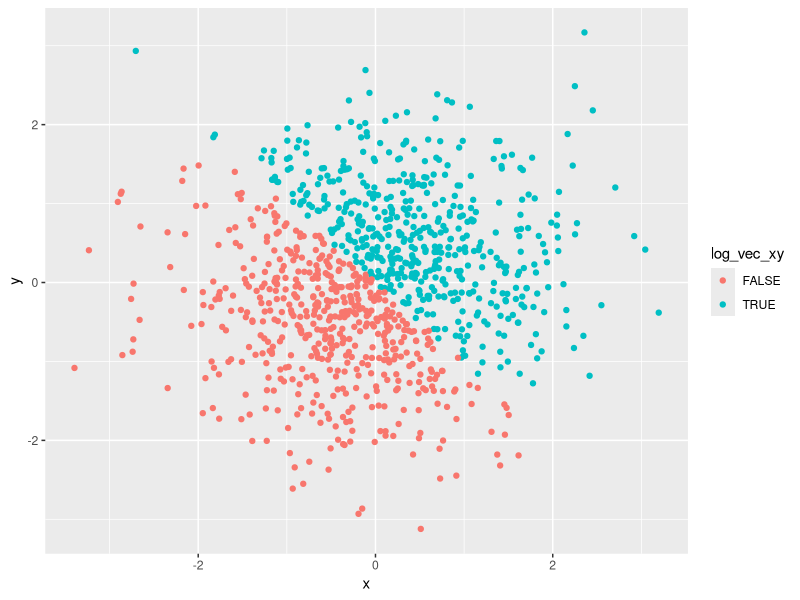

Generate this figure with R:
## ---- chunk 1
knitr::opts_chunk$set(echo = TRUE)
library(tidyverse)
## ---- chunk 2
set.seed(1234)

size10_df = tibble(
  unif_sample = runif(10, 0, 5),
  log_vec_gr2 = c("unif_sample" > 2),
  char_vec_ln10 = c("I", "do", "not", "know", "what", "I", "am", "doing", "right", "now"),
  fact_vec_ln10 = factor(c("one", "two", "three", "one", "one", "three", "two", "two", "two", "three"))
)
## ---- chunk 3
mean(size10_df$log_vec_gr2)
## ---- chunk 4
mean(size10_df$char_vec_ln10)
## ---- chunk 5
mean(size10_df$fact_vec_ln10)
## ---- chunk 6
as.numeric(size10_df$log_vec_gr2)
as.numeric(size10_df$char_vec_ln10)
as.numeric(size10_df$fact_vec_ln10)
## ---- chunk 7
as.numeric(as.factor(size10_df$char_vec_ln10))
as.numeric(as.character(size10_df$fact_vec_ln10))
## ---- chunk 8
set.seed(1234)
norm_1000_df = tibble(
  x = rnorm(1000),
  y = rnorm(1000),
  log_vec_xy = c(x+y > 0),
  num_conversion = as.numeric(log_vec_xy),
  fact_conversion = as.factor(log_vec_xy)
)
## ---- chunk 9
xy_plot1 = ggplot(norm_1000_df, aes(x = x, y = y, color= log_vec_xy)) + geom_point()

## ---- chunk 10
xy_plot2 = ggplot(norm_1000_df, aes(x = x, y = y, color= num_conversion)) + geom_point()

## ---- chunk 11
xy_plot3 = ggplot(norm_1000_df, aes(x = x, y = y, color= fact_conversion)) + geom_point()

## ---- chunk 12
ggsave(file= "xy_plot1.pdf", plot = xy_plot1)
